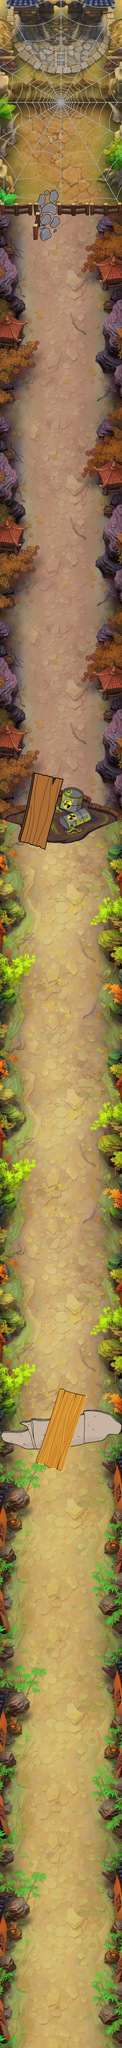

Tiled map render using the project's own tile images. Description and the map definition, with tile-layer contents summarised, below:
An orthogonal 15x250 tile map with 32x32 px tiles, 4 tile layers (floor, carpet, barrier, staticBridge) and 404 objects (left1, left2, left3, left4, right1, ...).

<map version="1.0" tiledversion="1.1.5" orientation="orthogonal" renderorder="right-down" width="15" height="250" tilewidth="32" tileheight="32" infinite="0" nextobjectid="1426">
 <tileset firstgid="1" source="background.tsx" />
 <layer name="floor" width="15" height="250" locked="1">
  <data>[3750 cells, 3750 non-empty, 1500 distinct tile ids]</data>
 </layer>
 <layer name="carpet" width="15" height="250" locked="1">
  <data>[3750 cells, 29 non-empty, 28 distinct tile ids]</data>
 </layer>
 <layer name="barrier" width="15" height="250" locked="1">
  <data>[3750 cells, 222 non-empty, 198 distinct tile ids]</data>
 </layer>
 <layer name="staticBridge" width="15" height="250" locked="1">
  <data>[3750 cells, 137 non-empty, 137 distinct tile ids]</data>
 </layer>
 <objectgroup name="border" locked="1">
  <object id="5" name="left1" x="0" y="0" width="1" height="2006" />
  <object id="1326" name="left2" x="0" y="2006.27" width="1" height="1580.67" />
  <object id="1327" name="left3" x="0" y="3587.37" width="1" height="2020.64" />
  <object id="1328" name="left4" x="0" y="5608.61" width="1" height="2391.12" />
  <object id="1329" name="right1" x="479" y="0.0558333" width="1" height="2005.51" />
  <object id="1330" name="right2" x="479" y="2006.01" width="1" height="1736" />
  <object id="1331" name="right3" x="479" y="3742.47" width="1" height="1836" />
  <object id="1332" name="right4" x="479" y="5578.98" width="1" height="2420.82" />
 </objectgroup>
 <objectgroup name="obstacle" locked="1">
  <object id="835" x="4" y="7410" width="102" height="88" />
  <object id="836" x="395" y="7029" width="80.5" height="77" />
  <object id="838" x="394.5" y="7830.5" width="81" height="77" />
  <object id="839" x="395.5" y="6230.5" width="80.5" height="77" />
  <object id="840" x="5" y="6610" width="101" height="88" />
  <object id="841" x="4.5" y="5811" width="99.5" height="88" />
  <object id="859" x="4.5" y="5057" width="49.5" height="177" />
  <object id="860" x="57.5" y="5129" width="37.5" height="62" />
  <object id="861" x="59.5" y="4329.5" width="38" height="62" />
  <object id="862" x="4.5" y="4257.5" width="52" height="177" />
  <object id="863" x="64.5" y="3530.5" width="34" height="62" />
  <object id="864" x="9.5" y="3458.5" width="48" height="177" />
  <object id="865" x="432" y="5185" width="44" height="191" />
  <object id="866" x="390" y="5236.5" width="39" height="87.5" />
  <object id="867" x="430" y="4374.5" width="45.5" height="191" />
  <object id="868" x="388" y="4433.5" width="39.5" height="80" />
  <object id="869" x="431" y="3580.5" width="44" height="191" />
  <object id="870" x="389" y="3639.5" width="38.5" height="80" />
  <object id="871" x="441" y="2783" width="34.5" height="356.333" />
  <object id="872" x="400" y="2827.5" width="38" height="232.5" />
  <object id="873" x="376" y="2976" width="20.5" height="38" />
  <object id="874" x="441" y="1992" width="35" height="340" />
  <object id="875" x="400" y="2057" width="36.5" height="218" />
  <object id="876" x="376" y="2185" width="20" height="38" />
  <object id="877" x="441" y="1186" width="34.5" height="340" />
  <object id="878" x="401" y="1234.5" width="37" height="227.5" />
  <object id="879" x="378" y="1379" width="20" height="38" />
  <object id="880" x="395" y="2607" width="80.5" height="116" />
  <object id="881" x="393" y="1811" width="82.5" height="108" />
  <object id="883" x="393" y="1003" width="83" height="121" />
  <object id="884" x="391" y="2440" width="84.5" height="62" />
  <object id="885" x="390.5" y="1641" width="85.5" height="69" />
  <object id="887" x="382.5" y="842.5" width="93" height="69.5" />
  <object id="888" x="5.5" y="2573" width="44.5" height="206" />
  <object id="892" x="64" y="2770" width="27" height="69" />
  <object id="894" x="4.5" y="2846" width="76.5" height="105" />
  <object id="895" x="4.5" y="2048" width="78" height="105" />
  <object id="896" x="4.5" y="1775" width="47" height="206" />
  <object id="897" x="54.5" y="1962" width="38" height="79" />
  <object id="898" x="4" y="1243" width="78.5" height="105" />
  <object id="899" x="3.5" y="970" width="48" height="206" />
  <object id="900" x="65.5" y="1178" width="26" height="58" />
  <object id="901" x="4.5" y="2430" width="30.5" height="78" />
  <object id="902" x="4" y="1625" width="30.5" height="78" />
  <object id="903" x="4" y="848" width="44.1667" height="78" />
  <object id="1302" x="224" y="826" width="253.333" height="13.3333" />
  <object id="1304" x="132" y="823.333" width="24" height="113" />
  <object id="1358" x="7" y="1986.5" width="41.5" height="57" />
  <object id="1359" x="6.58333" y="1181.5" width="52.1667" height="57" />
  <object id="1360" x="4.58332" y="931.667" width="21.5" height="33.3333" />
  <object id="1361" x="440.25" y="1131.33" width="33.5" height="47.3333" />
  <object id="1362" x="7.25" y="1724.33" width="21.5" height="33.3333" />
  <object id="1363" x="438.25" y="1926.33" width="32.5" height="58.3333" />
  <object id="1364" x="5.25" y="2523.33" width="21.5" height="33.3333" />
  <object id="1365" x="442.25" y="2729.33" width="33.5" height="47.3333" />
  <object id="1366" x="8.25" y="2784.33" width="48.5" height="56.3333" />
  <object id="1367" x="414.75" y="3065" width="20.5" height="74" />
  <object id="1390" x="2.66683" y="826" width="123.333" height="13.3333" />
 </objectgroup>
 <objectgroup name="path" locked="1">
  <object id="826" x="225.5" y="804.667" width="253" height="18.1666" />
  <object id="829" x="131.5" y="804.667" width="25" height="16.8333" />
  <object id="1282" x="222.833" y="3122.33" width="136.333" height="36.1667" />
  <object id="1284" x="213.833" y="3161.33" width="256.167" height="37.1667" />
  <object id="1285" x="203.333" y="3201.17" width="256.833" height="8" />
  <object id="1286" x="193.833" y="3234.17" width="152.667" height="29.3333" />
  <object id="1287" x="186" y="3267.17" width="132.167" height="22.1667" />
  <object id="1288" x="3.83333" y="3174.67" width="93.5" height="17.3333" />
  <object id="1291" x="322.667" y="5508.33" width="65.167" height="28.3333" />
  <object id="1292" x="302" y="5540.67" width="147.5" height="41.8333" />
  <object id="1293" x="291.333" y="5585.33" width="158.667" height="26" />
  <object id="1294" x="285.5" y="5614" width="114" height="13.1667" />
  <object id="1295" x="82.6667" y="5553.33" width="51.3333" height="106.667" />
  <object id="1296" x="7.33333" y="5590" width="71.3333" height="28.5" />
  <object id="1298" x="136.667" y="5543.33" width="49.3333" height="33.3333" />
  <object id="1299" x="136.667" y="5580" width="27.6667" height="46.8333" />
  <object id="1300" x="137.833" y="5632" width="25.3333" height="26.6667" />
  <object id="1301" x="230" y="3094.5" width="80" height="26" />
  <object id="1333" x="46.25" y="3154.83" width="53" height="17.3333" />
  </objectgroup>
 <objectgroup name="bridge" locked="1" />
 <objectgroup name="powerBox" locked="1">
  <!-- 28 objects omitted --></objectgroup>
 <objectgroup name="enemyOne" locked="1">
  <!-- 100 objects omitted --></objectgroup>
 <objectgroup name="enemyTwo" locked="1">
  <!-- 122 objects omitted --></objectgroup>
 <objectgroup name="enemyThree" locked="1">
  <!-- 38 objects omitted --></objectgroup>
 <objectgroup name="enemyFour" locked="1">
  <!-- 3 objects omitted --></objectgroup>
 <objectgroup name="enemyFive" locked="1" />
 <objectgroup name="enemySix" locked="1" />
 <objectgroup name="enemySeven" locked="1" />
 <objectgroup name="enemyEight" locked="1" />
 <objectgroup name="enemyNine" locked="1" />
 <objectgroup name="enemyTen" locked="1" />
 <objectgroup name="enemyEleven" locked="1" />
 <objectgroup name="enemyTwelve" locked="1" />
</map>
<!-- 319 of 404 objects omitted -->
